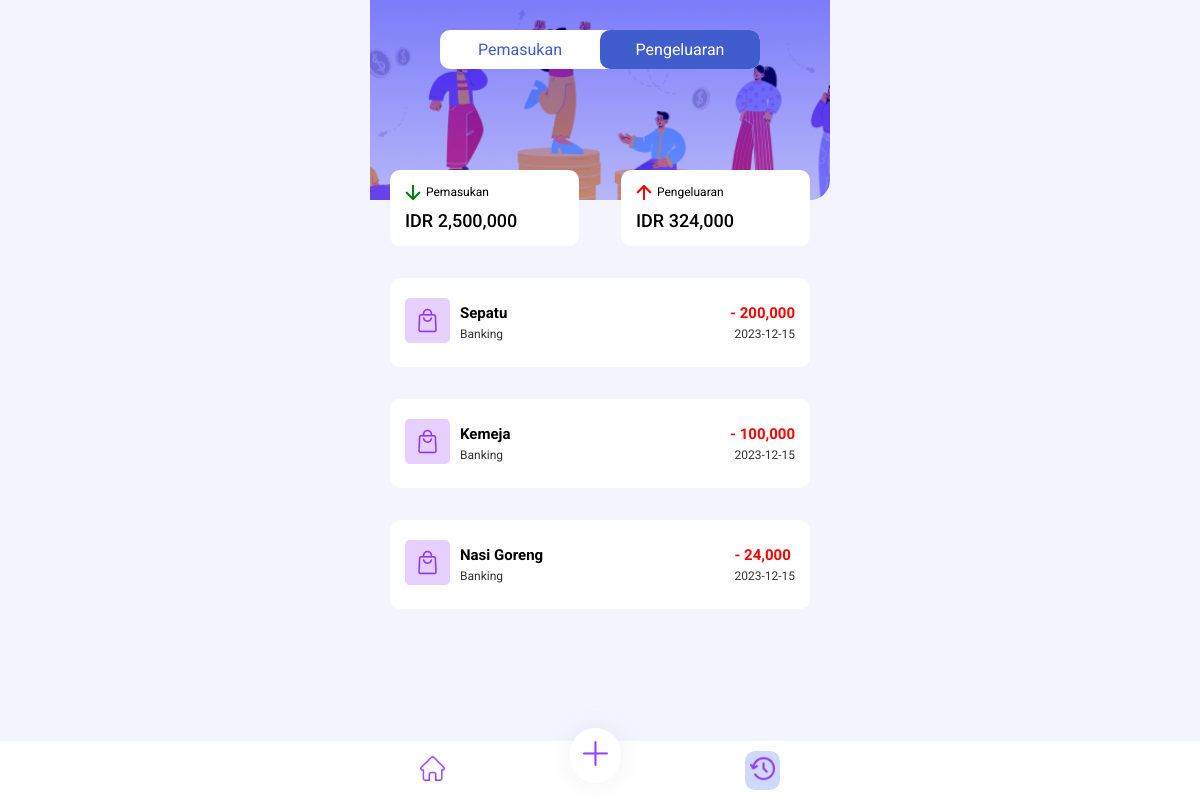
Screenshot of /riwayat_pengeluaran.php with the database file from the repository.
### tables this page shows
CREATE TABLE `tb_pengeluaran` (
  `id_pengeluaran` int(4) NOT NULL,
  `id_dana` int(4) NOT NULL,
  `untuk` varchar(50) NOT NULL,
  `harga` int(11) NOT NULL,
  `jumlah` int(10) NOT NULL,
  `total` int(11) NOT NULL,
  `tanggal` date NOT NULL
);

CREATE TABLE `tb_dana` (
  `id_dana` int(4) NOT NULL,
  `id_user` int(4) NOT NULL,
  `category` varchar(100) NOT NULL,
  `vendor` varchar(100) NOT NULL,
  `saldo` int(11) NOT NULL
);

### riwayat_pengeluaran.php (the view, shortened to what this page needs)
<!DOCTYPE html>
<html lang="en">
<head>
    <link rel="stylesheet" href="./src/style/style.css" />
    <link rel="stylesheet" href="./src/style/style-riwayat.css">
</head>
<body>
    <header>
        <div class="toogle">
            <div class="pemasukan">
                <a href="riwayat_pemasukan.php">Pemasukan</a>
            </div>
            <div class="pengeluaran active">
                <a href="riwayat_pengeluaran.php">Pengeluaran</a>
            </div>
        </div>
    </header>
    <main>
        <?php
        include 'koneksi.php';
        $query_total_saldo = "SELECT SUM(penghasilan) AS total_saldo FROM tb_pemasukan";
        $result_total_saldo = mysqli_query($conn, $query_total_saldo);
        $row_total_saldo = mysqli_fetch_assoc($result_total_saldo);
        $query_total_pengeluaran = "SELECT SUM(total) AS total_saldo_pengeluaran FROM tb_pengeluaran";
        $result_total_saldo = mysqli_query($conn, $query_total_pengeluaran);
        $row_total_pengeluaran = mysqli_fetch_assoc($result_total_saldo);
        $query_join = mysqli_query($conn, "SELECT category FROM tb_dana INNER JOIN tb_pemasukan USING(id_dana)");
        $cek = mysqli_fetch_assoc($query_join);
        ?>
        <div class="pemasukanKeluaran">
            <div class="cardPemasukan">
                <div class="titleCardPemasukan">
                    <img src="./src/image/Arrow 1.png" alt="">
                    <p>Pemasukan</p>
                </div>
                <div class="jmlhPemasukan">
                    <h2>IDR <?= number_format($row_total_saldo['total_saldo']) ?></h2>
                </div>
            </div>
            <div class="cardPemasukan">
                <div class="titleCardPemasukan">
                    <img src="./src/image/Arrow 2.png" alt="">
                    <p>Pengeluaran</p>
                </div>
                <div class="jmlhPemasukan">
                    <h2>IDR <?= number_format($row_total_pengeluaran['total_saldo_pengeluaran']) ?></h2>
                </div>
            </div>
        </div>
        <?php
        include 'koneksi.php';
        $query = 'SELECT * FROM tb_pengeluaran';
        $hasil = mysqli_query($conn, $query);
        while ($data = mysqli_fetch_assoc($hasil)) {
        ?>
            <div class="transaksiTerbaru transaksi">
                <div class="contenTransaksiTerbaru" style="margin: 2rem 0;">
                    <div class="cardTransaksiTerbaru">
                        <div class="titleCardTransaksi">
                            <div class="transaksiIcon">
                                <img src="./src/image/shopping.png" alt="food icon" />
                            </div>
                            <div class="titleTransaksi">
                                <h3><?= $data['untuk'] ?></h3>
                                <p><?= $cek['category'] ?></p>
                            </div>
                        </div>
                        <div class="hargaBrng">
                            <h3 style="color: red;">- <?= number_format($data['total']) ?></h3>
                            <p><?= $data['tanggal'] ?></p>
                        </div>
                    </div>
                </div>
            </div>
        <?php } ?>
    </main>
    <footer>
        <div class="containerFooterNavbar">
            <div class="homeicon">
                <a href="index.php"><img src="./src/image/homeIcon.png" alt="home" /></a>
            </div>
            <div class="createIcon">
                <a href="buat_transaksi.php"><img src="./src/image/createIcon.png" alt="create" /></a>
            </div>
            <div class="historyIcon active">
                <a href="riwayat_pengeluaran.php"><img src="./src/image/historyIcon.png" alt="history" /></a>
            </div>
        </div>
    </footer>
</body>
</html>

### src/style/style.css (style rules this page uses)
* { font-family: 'Roboto'; padding: 0; margin: 0; box-sizing: border-box; transition: all 0.5s; }
body { max-width: 460px; margin: auto; background-color: rgb(244, 244, 255); }
header { height: 200px; background-image: url(../image/background.png); background-size: cover; background-repeat: no-repeat; border-radius: 0 0 20px 0; }
main .transaksiTerbaru { padding: 0 20px; }
main .transaksiTerbaru .titleCardTransaksi { display: flex; align-items: center; }
main .transaksiTerbaru .contenTransaksiTerbaru .cardTransaksiTerbaru { padding: 20px 15px; display: flex; justify-content: space-between; background-color: white; border-radius: 10px; align-items: center; margin-bottom: 20px; }
main .titleTransaksi { flex-direction: column; margin-left: 10px; }
main .contenTransaksiTerbaru .cardTransaksiTerbaru .hargaBrng p { font-size: 12px; text-align: end; opacity: 0.8; }
main .titleTransaksi h3 { font-size: 15px; margin-bottom: 5px; }
main .titleTransaksi p { font-size: 12px; opacity: 0.8; }
main .hargaBrng h3 { font-size: 15px; margin-bottom: 5px; }
footer { position: fixed; bottom: 0; left: 0; right: 0; background-color: white; }
footer .containerFooterNavbar { max-width: 460px; margin: auto; padding: 10px 50px; display: flex; justify-content: space-between; align-items: center; }
footer .createIcon { padding: 13px; background-color: white; border-radius: 50px; margin-top: -30px; box-shadow: 0 0 25px rgba(182, 182, 182, 0.2); }
footer .active { padding: 5px; background-color: #D0D9F9; border-radius: 10px; }
.containerFooterNavbar img { width: 25px; }

### src/style/style-riwayat.css (style rules this page uses)
* { transition: all 0.5s; }
a { text-decoration: none; color: #3f5dcd; }
header { padding-top: 30px; }
.toogle { margin: 0 70px; display: flex; align-items: center; text-align: center; justify-content: center; background-color: white; border-radius: 10px; }
.pemasukan, .pengeluaran { width: 100%; padding: 10px 20px; }
.active { background-color: #3f5dcd; border-radius: 10px; }
.active a { color: white; }
main .pemasukanKeluaran { padding: 0 20px; margin-top: -30px; display: flex; justify-content: space-between; }
main .cardPemasukan { width: 45%; padding: 15px 0; padding-left: 15px; background-color: #ffffff; border-radius: 10px; }
main .titleCardPemasukan { display: flex; gap: 5px; }
main .titleCardPemasukan p { font-size: 12px; color: #000000; opacity: 1; }
main .titleCardPemasukan img { height: 15px; }
main .cardPemasukan .jmlhPemasukan h2 { margin-top: 10px; font-size: 18px; opacity: 1; color: #000000; font-weight: 500; }

### riwayat_pengeluaran.php (style rules this page uses)
main { margin-bottom: 100px; }

### rows the page displays
tb_pengeluaran: untuk "Sepatu", id_dana.category "Banking", total "200,000", tanggal "2023-12-15"
tb_pengeluaran: untuk "Kemeja", id_dana.category "Banking", total "100,000", tanggal "2023-12-15"
tb_pengeluaran: untuk "Nasi Goreng", id_dana.category "Banking", total "24,000", tanggal "2023-12-15"

### other values shown
$row_total_saldo['total_saldo'] "2,500,000"
$row_total_pengeluaran['total_saldo_pengeluaran'] "324,000"
